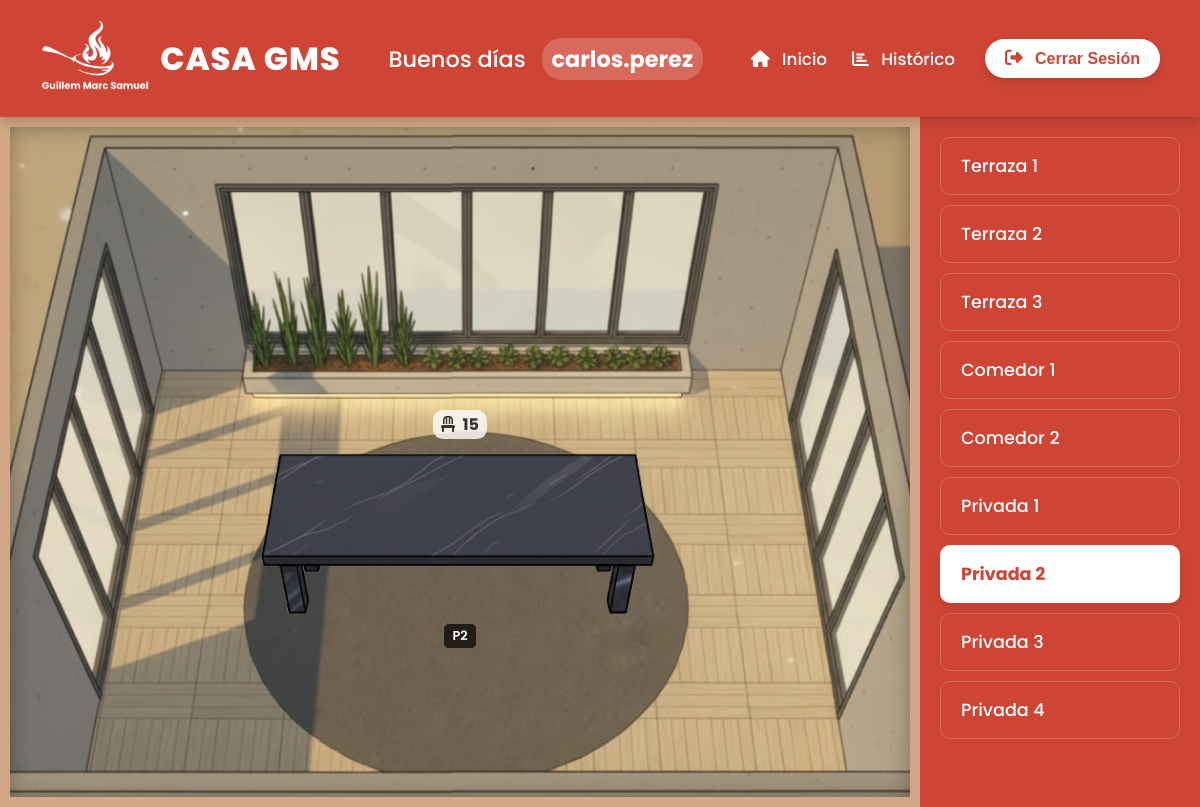
Page /PHP/PUBLIC/SALAS/privada2.php (signed in) on the committed database.
### tables this page shows
CREATE TABLE IF NOT EXISTS mesas (
    id INT AUTO_INCREMENT PRIMARY KEY,
    id_sala INT NOT NULL,
    nombre VARCHAR(20) NOT NULL,
    sillas INT NOT NULL,
    estado INT DEFAULT 1,   
    asignado_por INT NULL,
    FOREIGN KEY (id_sala) REFERENCES salas(id) ON DELETE CASCADE,
    FOREIGN KEY (asignado_por) REFERENCES users(id) ON DELETE SET NULL
);

CREATE TABLE IF NOT EXISTS salas (
    id INT AUTO_INCREMENT PRIMARY KEY,
    nombre VARCHAR(100) NOT NULL,
    num_mesas INT DEFAULT 0
);

### PHP/PUBLIC/SALAS/privada2.php (the view, shortened to what this page needs)
<?php
require_once '../../CONEXION/conexion.php';
$id_sala_actual = 7;
try {
    $stmt_mesas = $conn->prepare("
        SELECT m.*, u.username AS camarero
        FROM mesas m
        LEFT JOIN users u ON m.asignado_por = u.id
        WHERE m.id_sala = :sala
    ");
    $stmt_mesas->execute(['sala' => $id_sala_actual]);
    $mesas = $stmt_mesas->fetchAll(PDO::FETCH_ASSOC);
} catch (PDOException $e) {
    die("Error al cargar las mesas: " . $e->getMessage());
}
try {
    $stmt_salas = $conn->query("SELECT id, nombre FROM salas");
    $salas = $stmt_salas->fetchAll(PDO::FETCH_ASSOC);
} catch (PDOException $e) {
    die("Error al cargar las salas: " . $e->getMessage());
}
?>
<!DOCTYPE html>
<html lang="es">
<head>
    <link rel="stylesheet" href="https://cdnjs.cloudflare.com/ajax/libs/font-awesome/6.5.1/css/all.min.css">
    <link rel="stylesheet" href="../../../css/panel_principal.css">
    <link rel="stylesheet" href="../../../css/salas_general.css">
    <link rel="stylesheet" href="../../../css/privada2.css">
    <link rel="stylesheet" href="../../../css/mesas_privadas.css">
</head>
<body>
    <?php
    require_once '../header.php';
    ?>
    <div class="sala-container">
        <main class="sala-layout privada2">
            <?php foreach ($mesas as $mesa): ?>
                <?php
                    $clase = $mesa['estado'] == 2 ? 'ocupada' : 'libre';
                    $accion = $mesa['estado'] == 1
                        ? './../../PROCEDIMIENTOS/asignar_mesa.php'
                        : './../../PROCEDIMIENTOS/liberar_mesa.php';
                ?>
                <form action="<?php echo $accion; ?>" method="POST" class="mesa-form">
                    <button type="submit" class="mesa <?php echo $clase; ?>" id="mesa-<?php echo $mesa['id']; ?>">
                        <img src="../../../img/mesa_privada2.png" alt="Mesa" class="mesa-img">
                        <span class="mesa-label"><?php echo htmlspecialchars($mesa['nombre']); ?></span>
                        <div class="mesa-sillas">
                            <i class="fa-solid fa-chair"></i> <?php echo $mesa['sillas']; ?>
                        </div>
                    </button>
                </form>
            <?php endforeach; ?>
        </main>
        <aside class="salas-navigation">
            <?php foreach ($salas as $sala): ?>
                <?php
                    $clase_activa = ($sala['id'] == $id_sala_actual) ? 'active' : '';
                    $nombre_fichero = strtolower(str_replace(' ', '', $sala['nombre']));
                    $url = $nombre_fichero . ".php";
                ?>
                <a href="<?php echo $url; ?>" class="sala-nav-link <?php echo $clase_activa; ?>">
                    <?php echo htmlspecialchars($sala['nombre']); ?>
                </a>
            <?php endforeach; ?>
        </aside>
    </div>
</body>
</html>

### css/panel_principal.css (style rules this page uses)
* { margin: 0; padding: 0; box-sizing: border-box; }
html, body { height: 100%; font-family: 'Poppins', sans-serif; color: #333; background-color: #f4f7f9; background-image: url('../img/fondo_panel_principal.png'); background-size: cover; background-attachment: fixed; background-position: center 50%; }

### css/salas_general.css (style rules this page uses)
body { overflow: hidden; font-family: 'Poppins', sans-serif; }
.sala-container { display: flex; height: calc(100vh - 110px); position: relative; font-family: 'Poppins', sans-serif; }
.salas-navigation { width: 280px; background-color: #ce4535; padding: 20px; overflow-y: auto; box-shadow: -5px 0 15px rgba(0,0,0,0.1); display: flex; flex-direction: column; gap: 10px; }
.sala-nav-link { display: block; text-decoration: none; color: white; font-size: 1.1rem; font-weight: 500; padding: 15px 20px; border-radius: 10px; transition: background-color 0.2s ease; border: 1px solid rgba(255, 255, 255, 0.2); }
.sala-nav-link.active { background-color: white; color: #ce4535; font-weight: 700; box-shadow: 0 4px 10px rgba(0,0,0,0.1); }
.sala-layout { flex-grow: 1; position: relative; background-size: cover; background-position: center; background-repeat: no-repeat; border: 10px solid #d1a785; box-shadow: inset 0 0 20px rgba(0,0,0,0.3); }
.mesa-form { display: contents; }
.mesa { border: none; font: inherit; background-color: transparent; box-shadow: none; position: absolute; cursor: pointer; transition: transform 0.2s ease; padding: 10px; border-radius: 10px; user-select: none; display: flex; flex-direction: column; align-items: center; gap: 5px; }
.mesa-img { width: 160px; height: auto; transition: filter 0.2s ease; }
.mesa-label { background-color: rgba(0, 0, 0, 0.7); color: white; font-size: 0.8rem; font-weight: 600; padding: 3px 8px; border-radius: 5px; white-space: nowrap; }
.mesa-sillas { font-size: 1rem; font-weight: 700; color: #333; background-color: rgba(255, 255, 255, 0.8); padding: 2px 8px; border-radius: 10px; order: -1; }
.mesa-sillas i { margin-right: 4px; }

### css/privada2.css (style rules this page uses)
.sala-layout.privada2 { background-image: url('../img/privada2.png'); background-position: center; background-size: cover; }
#mesa-22 { top: 60%; left: 50%; transform: translate(-50%, -50%); }

### css/mesas_privadas.css (style rules this page uses)
.mesa-img { width: 400px; height: auto; }

### rows in the picture
mesas: nombre "P2", sillas "15"
salas: nombre "Terraza 1"
salas: nombre "Terraza 2"
salas: nombre "Terraza 3"
salas: nombre "Comedor 1"
salas: nombre "Comedor 2"
salas: nombre "Privada 1"
salas: nombre "Privada 2"
salas: nombre "Privada 3"
salas: nombre "Privada 4"

### other values in the picture
$saludo "Buenos días"
$username "carlos.perez"
